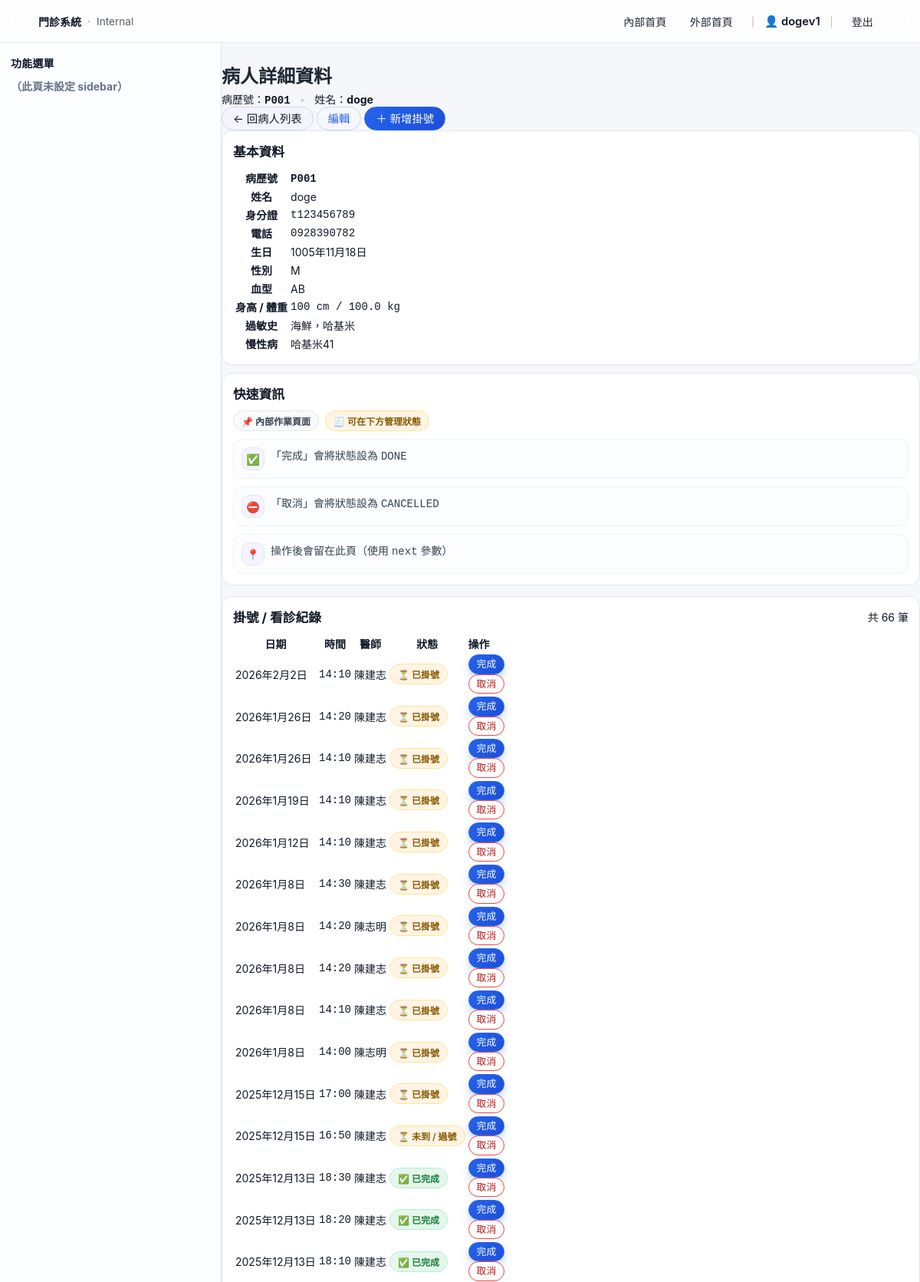
/patients/2/ (signed in, upper part), run on the app's committed database.
### patients/models.py (models this page shows, shortened)
class Patient(models.Model):
    GENDER_MALE = "M"
    GENDER_FEMALE = "F"
    GENDER_OTHER = "O"
    GENDER_CHOICES = [
        (GENDER_MALE, "男"),
        (GENDER_FEMALE, "女"),
        (GENDER_OTHER, "其他 / 不透露"),
    ]
    BLOOD_A = "A"
    BLOOD_B = "B"
    BLOOD_AB = "AB"
    BLOOD_O = "O"
    BLOOD_UNKNOWN = "UNK"
    BLOOD_TYPE_CHOICES = [
        (BLOOD_A, "A 型"),
        (BLOOD_B, "B 型"),
        (BLOOD_AB, "AB 型"),
        (BLOOD_O, "O 型"),
        (BLOOD_UNKNOWN, "未知"),
    ]
    full_name = models.CharField("姓名", max_length=50)
    national_id = models.CharField("身分證", max_length=10, unique=True)
    nhi_no = models.CharField("健保卡號", max_length=20, blank=True)
    gender = models.CharField(
        "性別",
        max_length=1,
        choices=GENDER_CHOICES,
        blank=True,
    )
    birth_date = models.DateField("生日")
    blood_type = models.CharField(
        "血型",
        max_length=3,
        choices=BLOOD_TYPE_CHOICES,
        default=BLOOD_UNKNOWN,
        blank=True,
    )
    phone = models.CharField("電話", max_length=20, blank=True)
    email = models.EmailField("Email", max_length=100, blank=True)
    address = models.CharField("地址", max_length=200, blank=True)
    height_cm = models.PositiveIntegerField("身高（cm）", null=True, blank=True)
    weight_kg = models.DecimalField(
        "體重（kg）",
        max_digits=5,
        decimal_places=1,
        null=True,
        blank=True,
    )
    allergies = models.TextField(
        "過敏史",
        blank=True,
        help_text="例如：藥物過敏、食物過敏等",
    )
    chronic_diseases = models.TextField(
        "慢性疾病 / 重要病史",
        blank=True,
        help_text="例如：高血壓、糖尿病、心臟病等",
    )
    family_disease_notes = models.TextField(
    "家族病史",
    blank=True,
    null=True,
    help_text="例如：父母高血壓、糖尿病、遺傳疾病等",
    )
    other_risk_notes = models.TextField(
    "其他風險備註",
    blank=True,
    null=True,
    )
    emergency_contact_name = models.CharField("緊急聯絡人姓名", max_length=50, blank=True)
    emergency_contact_phone = models.CharField("緊急聯絡人電話", max_length=20, blank=True)
    emergency_contact_relation = models.CharField(
        "與病人關係",
        max_length=50,
        blank=True,
        help_text="例如：父、母、配偶、子女、朋友",
    )
    chart_no = models.CharField(
        "病歷號",
        max_length=20,
        unique=True,
        blank=True,
        editable=False,
    )
    note = models.TextField("其他備註", blank=True)
    created_at = models.DateTimeField("建立時間", auto_now_add=True)
    updated_at = models.DateTimeField("最後更新時間", auto_now=True)
    class Meta:
        verbose_name = "病人"
        verbose_name_plural = "病人"
        ordering = ["chart_no"]

### appointments/models.py (models this page shows, shortened)
class Appointment(models.Model):
    STATUS_BOOKED = "BOOKED"
    STATUS_CANCELLED = "CANCELLED"
    STATUS_DONE = "DONE"
    STATUS_NO_SHOW = "NO_SHOW"
    STATUS_CHOICES = [
        (STATUS_BOOKED, "已掛號"),
        (STATUS_CANCELLED, "已取消"),
        (STATUS_DONE, "已完成"),
        (STATUS_NO_SHOW, "未到 / 過號"),
    ]
    patient = models.ForeignKey(Patient, on_delete=models.CASCADE)
    doctor = models.ForeignKey(Doctor, on_delete=models.CASCADE)
    date = models.DateField()
    time = models.TimeField()
    status = models.CharField(max_length=10, choices=STATUS_CHOICES, default=STATUS_BOOKED)
    created_at = models.DateTimeField(default=timezone.now)
    objects = AppointmentManager()
    class Meta:
        constraints = [
            models.UniqueConstraint(
                fields=["doctor", "date", "time"],
                condition=~Q(status="CANCELLED"),
                name="uniq_active_doctor_date_time",
            )
        ]

### doctors/models.py (models this page shows, shortened)
class Doctor(models.Model):
    name = models.CharField("姓名", max_length=50)
    department = models.CharField("科別", max_length=50)
    room = models.CharField("診間", max_length=20, blank=True)
    user = models.OneToOneField(
        User, null=True, blank=True, on_delete=models.SET_NULL, verbose_name="使用者帳號"
    )
    department = models.CharField("科別", max_length=50, blank=True)
    is_active = models.BooleanField("啟用", default=True)
    class Meta:
        verbose_name = "醫師"
        verbose_name_plural = "醫師"

### patients/views.py (the view)
# urls.py: path("<int:pk>/", views.patient_detail, name="patient_detail"),
@login_required
def patient_detail(request, pk):
    patient = get_object_or_404(Patient, pk=pk)
    appointments = (
        Appointment.objects
        .filter(patient=patient)
        .select_related("doctor")
        .order_by("-date", "-time")
    )
    context = {
        "patient": patient,
        "appointments": appointments,
    }
    return render(request, "patients/patient_detail.html", context)

### templates/patients/patient_detail.html (shortened to what this page needs)
{% extends "base.html" %}
{% block content %}
<div class="page-wrap patient-detail">
  <div class="page-head patient-head">
    <div class="patient-head-left">
      <h1 class="page-title">病人詳細資料</h1>
      <div class="muted patient-meta">
        病歷號：<strong class="mono">{{ patient.chart_no }}</strong>
        <span class="dot-sep">•</span>
        姓名：<strong>{{ patient.full_name }}</strong>
      </div>
    </div>
    <div class="toolbar patient-actions">
      <a class="btn btn-secondary" href="{% url 'patients:patient_list' %}">← 回病人列表</a>
      <a class="btn btn-outline" href="{% url 'patients:patient_update' patient.id %}">編輯</a>
      <a class="btn btn-main" href="{% url 'appointments:new_for_patient' patient.id %}">＋ 新增掛號</a>
    </div>
  </div>
  <div class="grid patient-grid">
    <section class="card patient-card">
      <div class="card-head">
        <h2 class="card-title">基本資料</h2>
      </div>
      <table class="kv">
        <tr>
          <th>病歷號</th>
          <td><strong class="mono">{{ patient.chart_no }}</strong></td>
        </tr>
        <tr>
          <th>姓名</th>
          <td>{{ patient.full_name }}</td>
        </tr>
        <tr>
          <th>身分證</th>
          <td class="mono">{{ patient.national_id }}</td>
        </tr>
        <tr>
          <th>電話</th>
          <td class="mono">{{ patient.phone }}</td>
        </tr>
        <tr>
          <th>生日</th>
          <td>{{ patient.birth_date }}</td>
        </tr>
        <tr>
          <th>性別</th>
          <td>{{ patient.gender|default:"—" }}</td>
        </tr>
        <tr>
          <th>血型</th>
          <td>{{ patient.blood_type|default:"—" }}</td>
        </tr>
        <tr>
          <th>身高 / 體重</th>
          <td class="mono">
            {% if patient.height_cm %}{{ patient.height_cm }} cm{% else %}—{% endif %}
            /
            {% if patient.weight_kg %}{{ patient.weight_kg }} kg{% else %}—{% endif %}
          </td>
        </tr>
        <tr>
          <th>過敏史</th>
          <td>
            {% if patient.allergies %}
              {{ patient.allergies }}
            {% else %}
              <span class="muted">尚未記錄</span>
            {% endif %}
          </td>
        </tr>
        <tr>
          <th>慢性病</th>
          <td>
            {% if patient.chronic_diseases %}
              {{ patient.chronic_diseases }}
            {% else %}
              <span class="muted">尚未記錄</span>
            {% endif %}
          </td>
        </tr>
      </table>
    </section>
    <aside class="card patient-card">
      <div class="card-head">
        <h2 class="card-title">快速資訊</h2>
      </div>
      <div class="chip-row">
        <span class="badge">📌 內部作業頁面</span>
        <span class="badge warn">🧾 可在下方管理狀態</span>
      </div>
      <div class="hint-list">
        <div class="hint-item">
          <span class="hint-icon">✅</span>
          <div class="hint-text">「完成」會將狀態設為 <span class="mono">DONE</span></div>
        </div>
        <div class="hint-item">
          <span class="hint-icon">⛔</span>
          <div class="hint-text">「取消」會將狀態設為 <span class="mono">CANCELLED</span></div>
        </div>
        <div class="hint-item">
          <span class="hint-icon">📍</span>
          <div class="hint-text">操作後會留在此頁（使用 <span class="mono">next</span> 參數）</div>
        </div>
      </div>
    </aside>
  </div>
  <section class="card patient-card">
    <div class="card-head card-head-between">
      <h2 class="card-title">掛號 / 看診紀錄</h2>
      <div class="muted">
        {% if appointments %}共 {{ appointments|length }} 筆{% else %}目前 0 筆{% endif %}
      </div>
    </div>
    {% if appointments %}
      <div class="table-wrap">
        <table class="table">
          <thead>
            <tr>
              <th>日期</th>
              <th>時間</th>
              <th>醫師</th>
              <th>狀態</th>
              <th class="col-actions">操作</th>
            </tr>
          </thead>
          <tbody>
            {% for appt in appointments %}
              <tr>
                <td>{{ appt.date }}</td>
                <td class="mono">{{ appt.time|time:"H:i" }}</td>
                <td>{{ appt.doctor.name }}</td>
                <td>
                  {% if appt.status == "DONE" %}
                    <span class="badge ok">✅ {{ appt.get_status_display }}</span>
                  {% elif appt.status == "CANCELLED" %}
                    <span class="badge bad">⛔ {{ appt.get_status_display }}</span>
                  {% else %}
                    <span class="badge warn">⏳ {{ appt.get_status_display }}</span>
                  {% endif %}
                </td>
                <td>
                  <div class="actions">
                    <form class="inline-form" method="post" action="{% url 'appointments:appointment_update_status' appt.pk %}">
                      <button class="btn btn-main btn-sm" type="submit">完成</button>
                    </form>
                    <form class="inline-form" method="post" action="{% url 'appointments:appointment_update_status' appt.pk %}">
                      <button class="btn btn-danger btn-sm" type="submit">取消</button>
                    </form>
                  </div>
                </td>
              </tr>
            {% endfor %}
          </tbody>
        </table>
      </div>
    {% else %}
      <div class="empty-state">
        <div class="empty-emoji">🗂️</div>
        <div class="muted">目前沒有掛號或看診紀錄 ～</div>
      </div>
    {% endif %}
  </section>
</div>
{% endblock %}

### templates/base.html (shortened to what this page needs)
<!DOCTYPE html>
{% load static %}
<html lang="zh-Hant">
<head>
  <link rel="stylesheet" href="{% static 'css/app.css' %}">
  <link rel="stylesheet" href="{% static 'css/hospital_theme.css' %}">
</head>
<body>
  <header class="app-topbar">
    <div class="app-topbar-inner">
      <div class="app-brand">
        <a class="app-brand-link" href="{% url 'index' %}">門診系統</a>
        <span class="app-brand-dot">·</span>
        <span class="app-brand-sub">Internal</span>
      </div>
      <nav class="app-nav">
        <a class="app-nav-link" href="{% url 'index' %}">內部首頁</a>
        <a class="app-nav-link" href="{% url 'public:home' %}">外部首頁</a>
        {% if user.is_authenticated %}
          <span class="app-nav-sep">｜</span>
          <span class="app-user">👤 {{ user.username }}</span>
          <span class="app-nav-sep">｜</span>
          <a class="app-nav-link" href="{% url 'logout' %}">登出</a>
        {% else %}
          <span class="app-nav-sep">｜</span>
          <a class="app-nav-link" href="{% url 'login' %}">登入</a>
        {% endif %}
      </nav>
    </div>
  </header>
  <div class="app-shell">
    <aside class="app-sidebar" aria-label="功能選單">
      {% block sidebar %}
        <div class="app-side-title">功能選單</div>
        <div class="app-muted" style="margin-top:6px;">
          （此頁未設定 sidebar）
        </div>
      {% endblock %}
    </aside>
    <main class="app-main">
      <div class="app-page">
        {% block content %}{% endblock %}
      </div>
    </main>
  </div>
</body>
</html>

### static/css/app.css (style rules this page uses)
.app-page { max-width: 1100px; margin: 0 auto; padding: 1.5rem 0 2rem; }
.btn-sm { font-size: 12px; padding: 3px 9px; }
body { margin: 0; background: #f6f7fb; color: #0f172a; font-family: system-ui, -apple-system, "Segoe UI", Roboto, "Noto Sans TC", Arial, sans-serif; }
.app-topbar { position: sticky; top: 0; z-index: 50; background: rgba(255,255,255,0.78); backdrop-filter: blur(10px); border-bottom: 1px solid #e5e7eb; }
.app-topbar-inner { max-width: 1100px; margin: 0 auto; padding: 0.75rem 0; display: flex; justify-content: space-between; align-items: center; }
.app-brand { display: flex; align-items: center; gap: 0.5rem; }
.app-brand-link { font-weight: 800; text-decoration: none; color: #111827; }
.app-brand-dot { opacity: 0.5; }
.app-brand-sub { font-size: 0.85rem; opacity: 0.7; }
.app-nav { display: flex; align-items: center; gap: 0.5rem; }
.app-nav-link { text-decoration: none; color: #1f2937; padding: 0.35rem 0.7rem; border-radius: 999px; }
.app-nav-sep { opacity: 0.5; }
.app-user { font-weight: 600; font-size: 0.92rem; }
.app-shell { display:flex; min-height: calc(100vh - 64px); }
.app-sidebar { width: 260px; flex: 0 0 260px; border-right: 1px solid #e5e7eb; background: rgba(255,255,255,0.7); backdrop-filter: blur(8px); padding: 16px 14px; }
.app-main { flex: 1 1 auto; min-width: 0; }
.app-side-title { font-weight: 900; letter-spacing: .2px; color: #0f172a; margin-bottom: 10px; }
.app-muted { color: #64748b; font-weight: 700; }

### data on the page
Patient: chart_no "P001", full_name "doge", national_id "t123456789", phone "0928390782", birth_date "1005年11月18日", gender "M", blood_type "AB", height_cm "100", weight_kg "100.0", allergies "海鮮，哈基米", chronic_diseases "哈基米41"
Appointment: date "2026年2月2日", time "14:10", doctor.name "陳建志", status "已掛號"
Appointment: date "2026年1月26日", time "14:20", doctor.name "陳建志", status "已掛號"
Appointment: date "2026年1月26日", time "14:10", doctor.name "陳建志", status "已掛號"
Appointment: date "2026年1月19日", time "14:10", doctor.name "陳建志", status "已掛號"
Appointment: date "2026年1月12日", time "14:10", doctor.name "陳建志", status "已掛號"
Appointment: date "2026年1月8日", time "14:30", doctor.name "陳建志", status "已掛號"
Appointment: date "2026年1月8日", time "14:20", doctor.name "陳志明", status "已掛號"
Appointment: date "2026年1月8日", time "14:20", doctor.name "陳建志", status "已掛號"
Appointment: date "2026年1月8日", time "14:10", doctor.name "陳建志", status "已掛號"
Appointment: date "2026年1月8日", time "14:00", doctor.name "陳志明", status "已掛號"
Appointment: date "2025年12月15日", time "17:00", doctor.name "陳建志", status "已掛號"
Appointment: date "2025年12月15日", time "16:50", doctor.name "陳建志", status "未到 / 過號"
Appointment: date "2025年12月13日", time "18:30", doctor.name "陳建志", status "已完成"
Appointment: date "2025年12月13日", time "18:20", doctor.name "陳建志", status "已完成"
Appointment: date "2025年12月13日", time "18:10", doctor.name "陳建志", status "已完成"

### other printed values
{{ user.username }} "dogev1"
{{ appointments|length }} "66"
